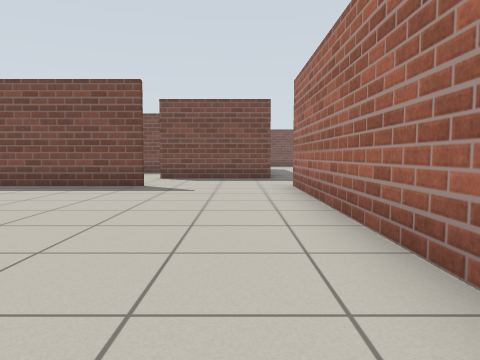
[1] (above)

24 first-person views from a walk through a Gazebo world. The camera is 0.72 m above the floor, tilts 4° down and sees 70° across. The floor is counted in squares, 1 m on a side. Each view is taken from the middle of a square. On the plan, view 1 faces up. The plan holds only what a view shows up to about 11 squares ahead; the rest is blank.

[2]
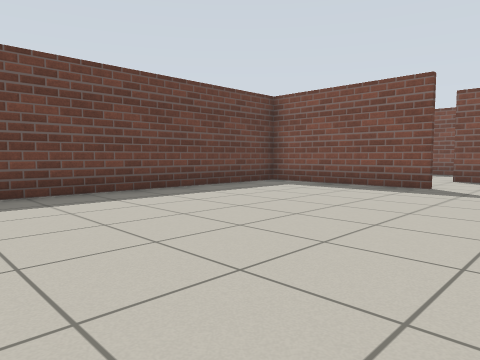

[3]
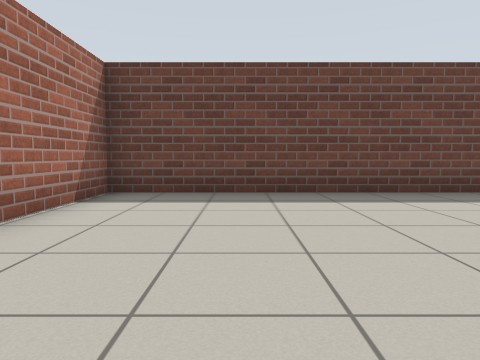

[4]
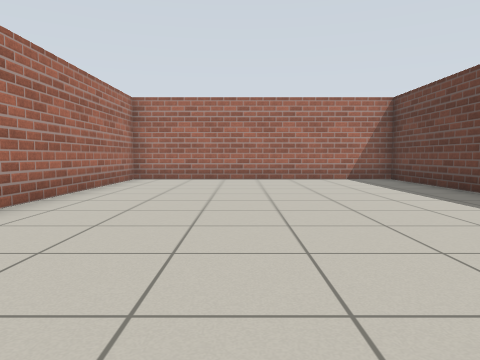

[5]
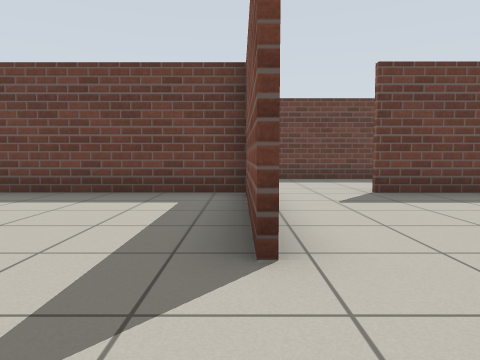

[6]
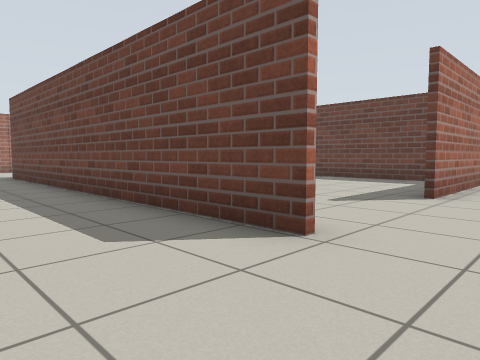

[7]
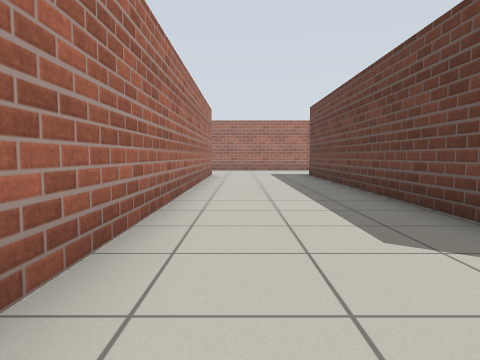

[8]
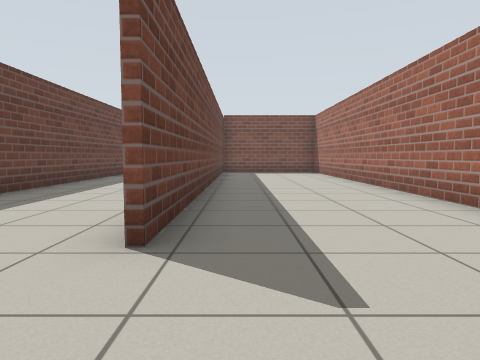

[9]
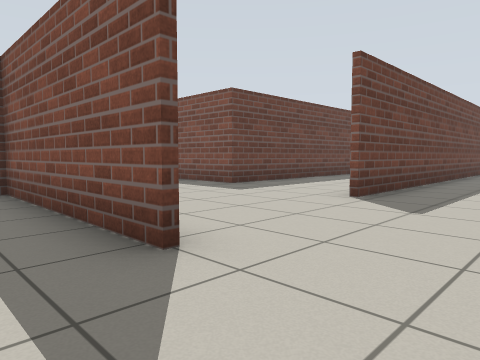

[10]
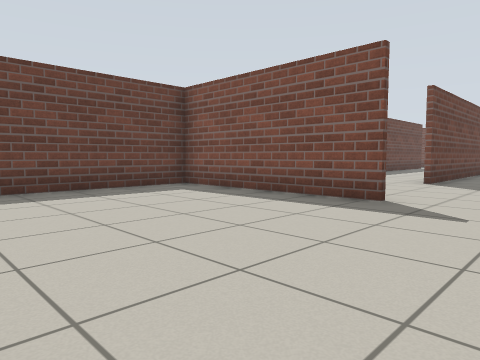

[11]
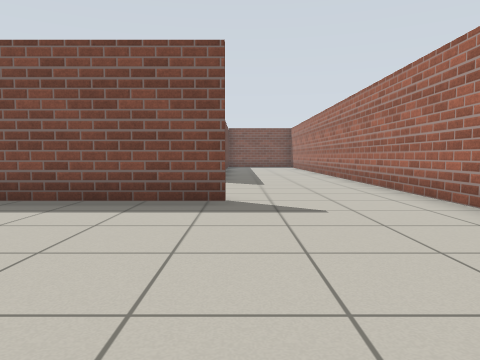

[12]
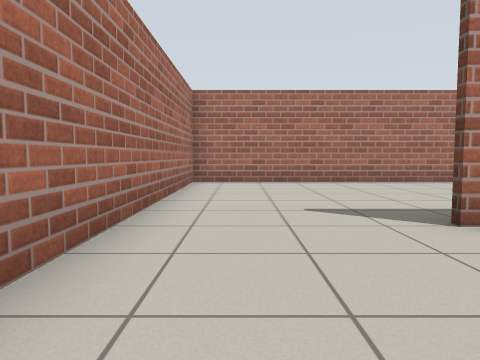

[13]
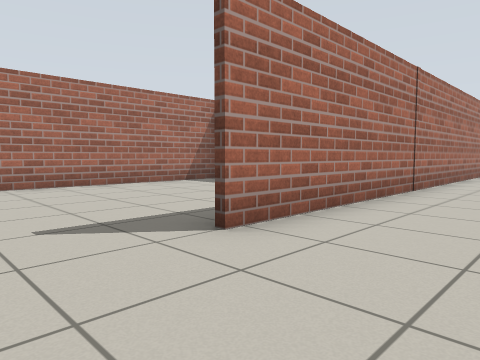

[14]
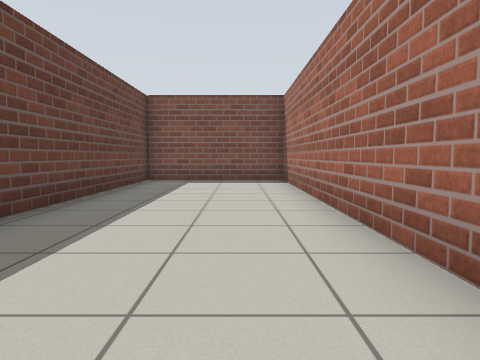

[15]
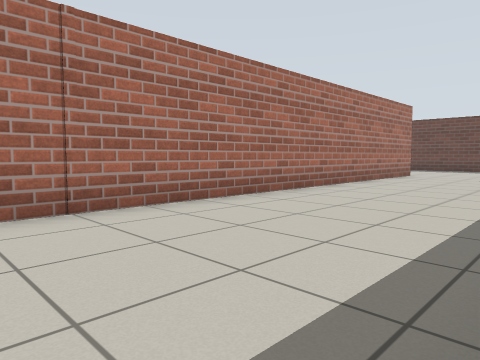

[16]
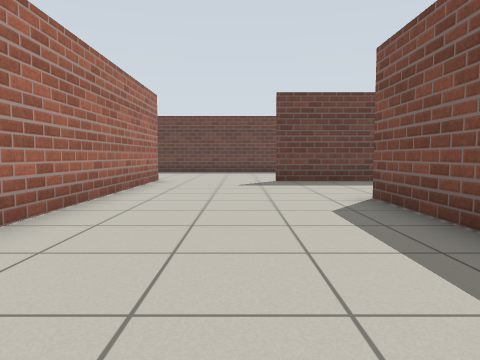

[17]
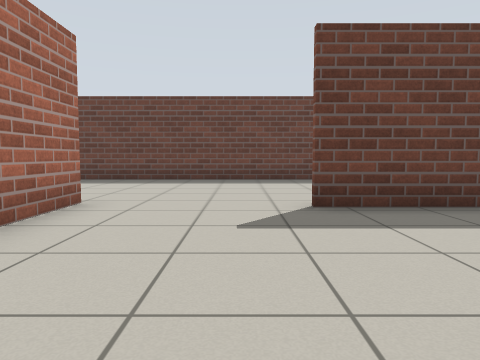

[18]
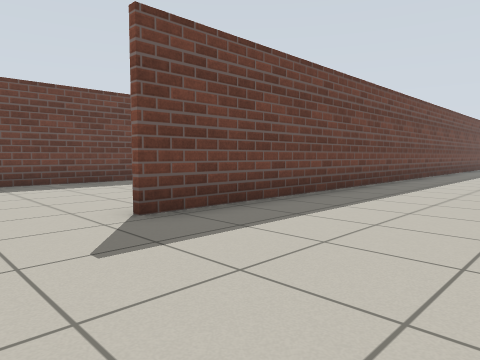

[19]
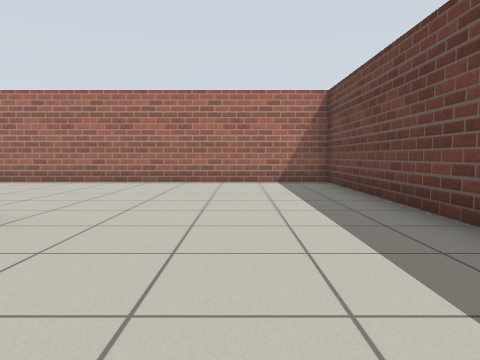

[20]
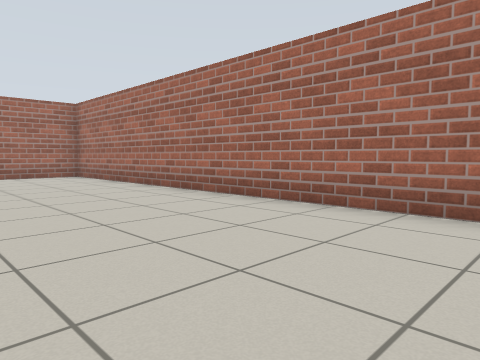

[21]
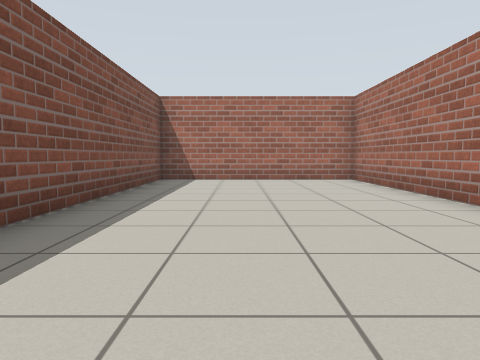

[22]
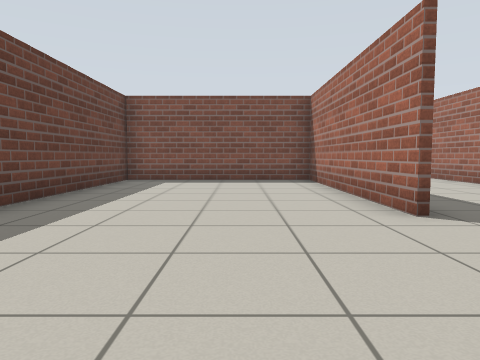

[23]
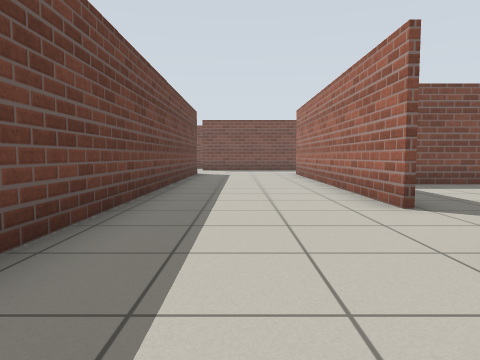

[24]
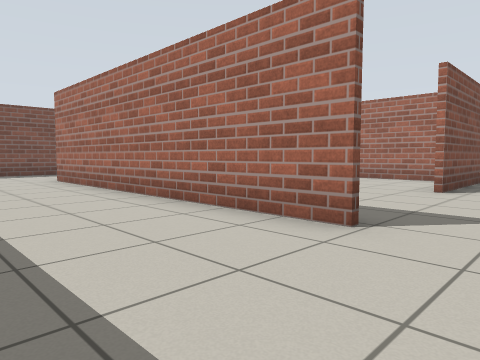

### Floor plan
Points are (right, up) in squares from view 1. A wall is a line through its corners. A room is listed if a view was taken in it or the views show most of it. See-through windows are left out.
Room 1 (views 1, 2, 3, 4, 5)
walls: (-2.2, 8.1) (-6.7, 8.1) (-6.7, -2.6) (1.3, -2.6) (1.3, 8.4); (-3.4, 8.3) (-2.2, 8.3); (1, 10.9) (-2.6, 10.9)
ways out: opening at (-3.5, 9.5) to room 2; opening at (1, 9.5) to room 2
Room 2 (views 6, 7, 8, 9, 10, 11, 12, 13, 14, 15, 16, 17, 18, 19, 20, 21, 22, 23, 24)
walls: (5.1, -1) (5.1, 8.5); (1.4, 8.4) (1.4, -2.7) (-1, -2.7); (-4.1, -2.7) (-6.9, -2.7); (5.3, 9.5) (5.3, -3.4); (-6.8, 0.8) (-6.8, 3.1); (0.6, -7.4) (0.6, -11.8); (0.8, 11.9) (0.8, 13.9); (-5.9, 8.3) (-3.4, 8.3); (5.9, -7.6) (-6.6, -7.6); (-6.8, 10.5) (-6.8, 19.6); (-10.7, 6) (-10.7, -4); (-2.9, 14.6) (-4.6, 14.6); (-6.7, 12.8) (-6.7, 10.6); (-10.9, -4) (-10.9, 2.3) (-16.4, 2.3) (-16.4, -13.4) (0.4, -13.4) (0.4, -7.5); (0.6, -13.4) (9.3, -13.4) (9.3, 9.2) (5.2, 9.2); (-11.2, -7.4) (5.9, -7.4); (-10.7, 17.1) (-10.7, 8.4)
ways out: opening at (-3.5, 9.5) to room 1; opening at (1, 9.5) to room 1

Where each view was taken, in squares from view 1:
view 1: 0 up, 0 right, facing up
view 2: 0 up, 0 right, facing up-left
view 3: 0 up, 0 right, facing left
view 4: 8 up, 2 left, facing down
view 5: 8 up, 0 right, facing left
view 6: 10 up, 4 right, facing down-left
view 7: 10 up, 4 right, facing down
view 8: 6 down, 6 right, facing up
view 9: 9 down, 8 right, facing up-left
view 10: 13 down, 8 right, facing up-left
view 11: 13 down, 6 right, facing up
view 12: 4 down, 8 right, facing down
view 13: 5 down, 8 right, facing down-left
view 14: 1 down, 8 right, facing up
view 15: 3 down, 2 right, facing down-left
view 16: 5 down, 1 left, facing left
view 17: 5 down, 6 left, facing left
view 18: 6 down, 7 left, facing up-left
view 19: 4 down, 14 left, facing down
view 20: 9 down, 12 left, facing down-right
view 21: 10 down, 10 left, facing right
view 22: 8 down, 13 left, facing up
view 23: 6 up, 9 left, facing up
view 24: 9 up, 10 left, facing up-right
